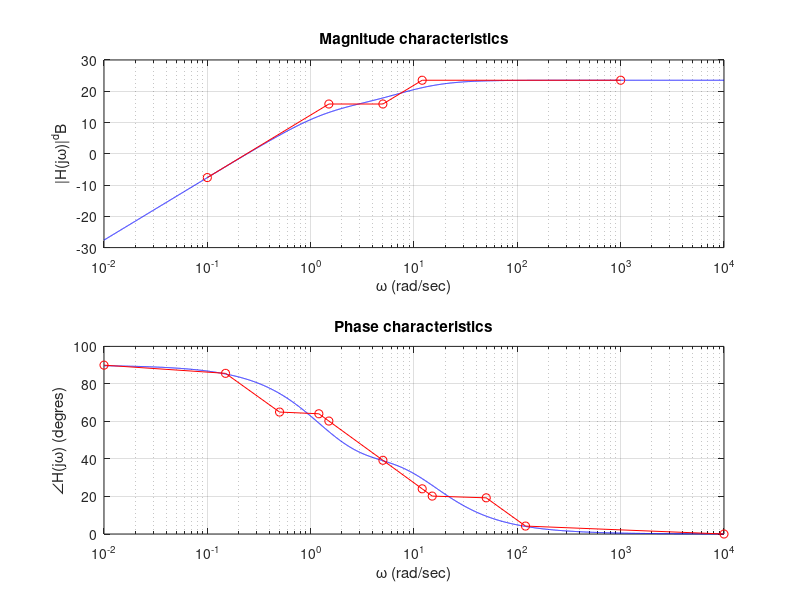

Reproduce this figure in MATLAB.
clc
H1 = tf(30*[1 5 0],[2 27 36]);
H2 = tf(600*[4 100],[1 1000 300*700]);
H3 = tf(2,[1 50 2500]);
H4 = tf(0.1*[1 20 400],[1 1 400]);
H5 = tf(0.25,[25 1 1 0]);
H = H1;
[num,den] = tfdata(H);
initialSlope = 0;
i = length(den{1});
while(den{1}(i)==0)
    initialSlope = initialSlope - 20;
    den{1} = den{1}(1:(end-1));
    i = i-1;
end
i = length(num{1});
while(num{1}(i)==0)
    initialSlope = initialSlope + 20;
    num{1} = num{1}(1:(end-1));
    i = i-1;
end
k = num{1}(end)/den{1}(end);
rootsOfNum = roots(num{1});
rootsOfDen = roots(den{1});
totalRoots = zeros(1,length(rootsOfDen)+length(rootsOfNum));
slopes = zeros(1,length(rootsOfDen)+length(rootsOfNum));
for i=1:length(rootsOfDen)
    totalRoots(i) = (-1)*rootsOfDen(i);
    slopes(i) = -20;
end
for i=1:length(rootsOfNum)
    totalRoots(length(rootsOfDen)+i) = (-1)*rootsOfNum(i);
    slopes(length(rootsOfDen)+i) = 20;
end
totalRoots = sqrt(real(totalRoots).^2+imag(totalRoots).^2);
for i=1:length(totalRoots)
    for j=(i+1):length(totalRoots)
        if(totalRoots(i)>totalRoots(j))
            aux = totalRoots(i);
            totalRoots(i) = totalRoots(j);
            totalRoots(j) = aux;
            aux = slopes(i);
            slopes(i) = slopes(j);
            slopes(j) = aux;
        end
    end
end
i = 0;
flag = 1;
while(flag)
    if(10^i>=totalRoots(end))
        flag=0;
        bigPower = i+1;
    end
    i = i+1;
end
i = 0;
flag = 1;
while(flag)
    if(10^i<=totalRoots(1))
        flag=0;
        smallPower = i-1;
    end
    i = i-1;
end
wma = zeros(1,length(totalRoots)+2);
wma(1) = 10^smallPower;
wma(2:(end-1)) = totalRoots;
wma(end) = 10^bigPower;
ma = zeros(1,length(wma));
ma(1) = 20*log10(k) + initialSlope*smallPower;
sumOfSlopes = initialSlope;
for i=2:length(ma)
    ma(i) = sumOfSlopes*log10(wma(i)/wma(i-1))+ma(i-1);
    if(i~=length(ma))
        sumOfSlopes = sumOfSlopes + slopes(i-1);
    end
end

wfa = zeros(1,(length(wma)-2)*3+2);
wfa(1) = wma(1)/10;
for i = 0:2
    for j=2:(length(wma)-1)
        wfa(i*length(slopes)+j) = wma(j)*10^(i-1);
    end
end
wfa(end) = wma(end)*10;
coeffForEveryW = ones(length(slopes),length(wfa));
coeffForEveryW(:,1) = 0;
coeffForEveryW(:,end) = 90;
for i = 1:length(slopes)
    for j = 0:2
        coeffForEveryW(i,i+1+j*length(slopes)) = coeffForEveryW(i,i+1+j*length(slopes))*(40*j+5);
    end
end
for i = 1:length(slopes)
    for j = 1:length(wfa)
        if(coeffForEveryW(i,j)==1)
            if(j<i+1)
                coeffForEveryW(i,j) = coeffForEveryW(i,j)*5*log10(wfa(j)/wfa(1))/log10(wfa(i+1)/wfa(1));
            elseif(j<i+1+length(slopes))
                coeffForEveryW(i,j) = coeffForEveryW(i,j)*(5+40*log10(wfa(j)/wfa(i+1))/log10(wfa(i+1+length(slopes))/wfa(i+1)));
            elseif(j<i+1+2*length(slopes))
                coeffForEveryW(i,j) = coeffForEveryW(i,j)*(45+40*log10(wfa(j)/wfa(i+1+length(slopes)))/log10(wfa(i+1+2*length(slopes))/wfa(i+1+length(slopes))));
            else
                coeffForEveryW(i,j) = coeffForEveryW(i,j)*(85+5*log10(wfa(j)/wfa(i+1+2*length(slopes)))/log10(wfa(end)/wfa(i+1+2*length(slopes))));
            end
        end
    end
end
for i = 1:length(slopes)
    if (slopes(i)==-20)
        coeffForEveryW(i,:) = coeffForEveryW(i,:)*(-1);
    end
end
if(initialSlope~=0)
    coeffForEveryW(end+1,:) = 90*initialSlope/20;
end
fa = zeros(1,length(wfa));
for i=1:length(coeffForEveryW(:,1))
    fa = fa + coeffForEveryW(i,:);
end


subplot(211);semilogx(wma,ma,'ro-');grid
title('Magnitude characteristics');
xlabel('\omega (rad/sec)');ylabel('|H(j\omega)|^dB');
subplot(212);semilogx(wfa,fa,'ro-');grid;shg;
title('Phase characteristics');ylabel('\angleH(j\omega) (degres)');
% comparison with Bode in Matlab
h=tf([20 2],[6 5 1]);w=logspace(smallPower-1,bigPower+1,1e4);
bode(H,w);
[m,f]=bode(H, w);
mv(1:1e4,1)=m(:,:,:);fv(1:1e4,1)=f(:,:,:);
subplot(211);semilogx(w,20*log10(mv),'b',wma,ma,'ro-');grid
title('Magnitude characteristics');
xlabel('\omega (rad/sec)');ylabel('|H(j\omega)|^dB');
subplot(212);semilogx(w,fv,'b',wfa,fa,'ro-');grid;shg;
title('Phase characteristics');
xlabel('\omega (rad/sec)'); ylabel('\angleH(j\omega) (degres)');